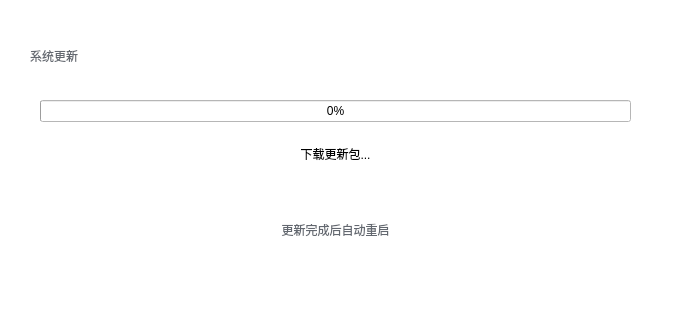
<?xml version="1.0" encoding="UTF-8"?>
<ui version="4.0">
 <class>UpdaterDialog</class>
 <widget class="QDialog" name="UpdaterDialog">
  <property name="geometry">
   <rect>
    <x>0</x>
    <y>0</y>
    <width>681</width>
    <height>325</height>
   </rect>
  </property>
  <property name="windowTitle">
   <string>Dialog</string>
  </property>
  <property name="styleSheet">
   <string notr="true">background-color: rgb(255, 255, 255);</string>
  </property>
  <widget class="QWidget" name="inner_widget" native="true">
   <property name="geometry">
    <rect>
     <x>20</x>
     <y>20</y>
     <width>641</width>
     <height>281</height>
    </rect>
   </property>
   <widget class="QWidget" name="horizontalLayoutWidget">
    <property name="geometry">
     <rect>
      <x>10</x>
      <y>10</y>
      <width>591</width>
      <height>51</height>
     </rect>
    </property>
    <layout class="QHBoxLayout" name="horizontalLayout">
     <item>
      <widget class="QLabel" name="lbTitle">
       <property name="styleSheet">
        <string notr="true">font: Bold 13pt &quot;Microsoft YaHei&quot; ;
color: #636870;</string>
       </property>
       <property name="text">
        <string>系统更新</string>
       </property>
      </widget>
     </item>
    </layout>
   </widget>
   <widget class="QWidget" name="verticalLayoutWidget">
    <property name="geometry">
     <rect>
      <x>20</x>
      <y>80</y>
      <width>591</width>
      <height>80</height>
     </rect>
    </property>
    <layout class="QVBoxLayout" name="verticalLayout">
     <item>
      <widget class="QProgressBar" name="pbUpdate">
       <property name="value">
        <number>0</number>
       </property>
      </widget>
     </item>
     <item>
      <widget class="QLabel" name="lbStatus">
       <property name="layoutDirection">
        <enum>Qt::LeftToRight</enum>
       </property>
       <property name="styleSheet">
        <string notr="true">font: 12pt &quot;Microsoft YaHei&quot;;</string>
       </property>
       <property name="text">
        <string>下载更新包...</string>
       </property>
       <property name="alignment">
        <set>Qt::AlignCenter</set>
       </property>
      </widget>
     </item>
    </layout>
   </widget>
   <widget class="QWidget" name="verticalLayoutWidget_2">
    <property name="geometry">
     <rect>
      <x>20</x>
      <y>170</y>
      <width>591</width>
      <height>80</height>
     </rect>
    </property>
    <layout class="QVBoxLayout" name="verticalLayout_2">
     <item>
      <widget class="QLabel" name="lbTips">
       <property name="styleSheet">
        <string notr="true">font: 12pt &quot;Microsoft YaHei&quot;;
color: #636870;</string>
       </property>
       <property name="text">
        <string>更新完成后自动重启</string>
       </property>
       <property name="alignment">
        <set>Qt::AlignCenter</set>
       </property>
      </widget>
     </item>
    </layout>
   </widget>
  </widget>
 </widget>
 <resources/>
 <connections/>
</ui>
